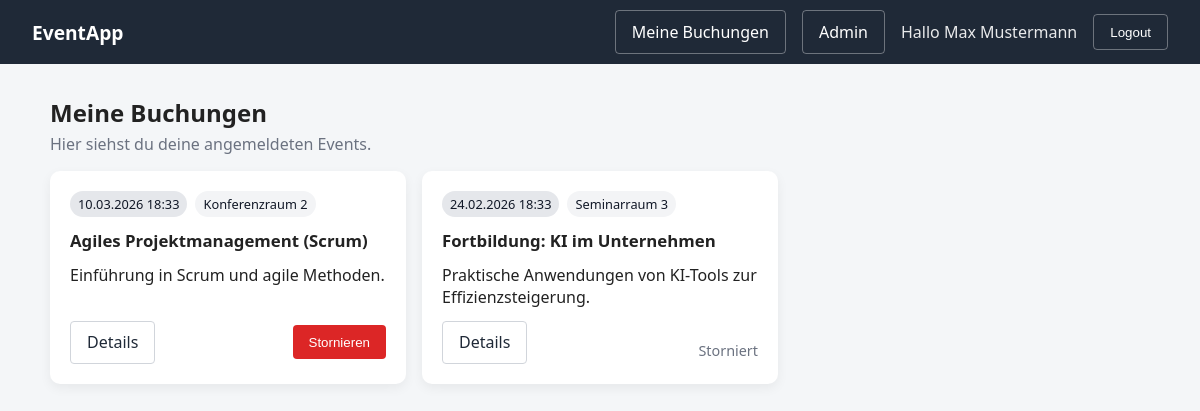
The app's page /bookings/mine (signed in), older data.
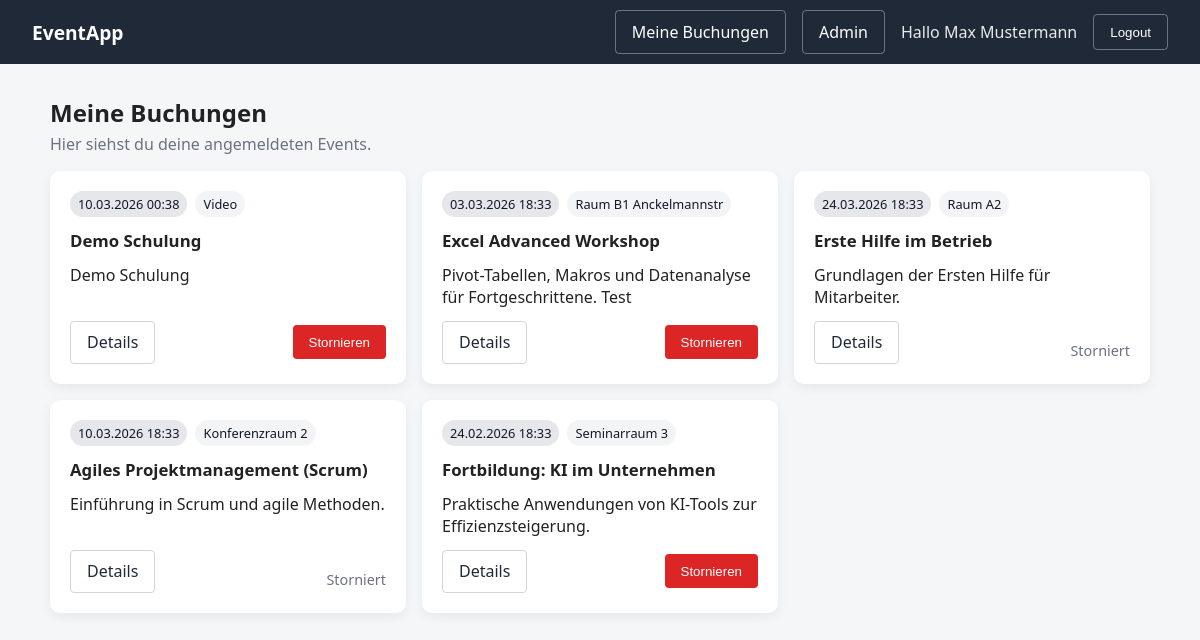
The same page, newer data.
### app/models.py (models this page shows)
class User(Base):
    __tablename__ = "users"
    id = Column(Integer, primary_key=True)
    name = Column(String, nullable=False)
    email = Column(String, unique=True, nullable=False, index=True)
    password_hash = Column(String, nullable=False)
    role = Column(String, default="user", nullable=False)
    created_at = Column(DateTime, default=datetime.utcnow)
    bookings = relationship("Booking", back_populates="user")

class Booking(Base):
    __tablename__ = "bookings"
    __table_args__ = (UniqueConstraint("user_id", "event_id", name="unique_booking"),)
    id = Column(Integer, primary_key=True)
    user_id = Column(Integer, ForeignKey("users.id"), nullable=False)
    event_id = Column(Integer, ForeignKey("events.id"), nullable=False)
    booked_at = Column(DateTime, default=datetime.utcnow)
    status = Column(String, default="booked")  # booked|canceled
    user = relationship("User", back_populates="bookings")
    event = relationship("Event", back_populates="bookings")

class Event(Base):
    __tablename__ = "events"
    id = Column(Integer, primary_key=True)
    title = Column(String, nullable=False)
    description = Column(String)
    starts_at = Column(DateTime)
    ends_at = Column(DateTime)
    location = Column(String)
    max_participants = Column(Integer, default=0)
    is_active = Column(Boolean, default=True)
    created_at = Column(DateTime, default=datetime.utcnow)
    bookings = relationship("Booking", back_populates="event")

### app/routers/web/bookings.py (the view)
@router.get("/mine", response_class=HTMLResponse)
def my_bookings(
    request: Request,
    db: Session = Depends(get_db),
    user = Depends(get_current_user),
):
    bookings = booking_service.get_user_bookings(db, user.id)
    return templates.TemplateResponse(
        "my_bookings.html",
        {
            "request": request,
            "bookings": bookings,
            "user": user
        }
    )

### templates/my_bookings.html (shortened to what this page needs)
{% extends "base.html" %}
{% block content %}
<div class="container-wide">
<section class="page-header">
  <h1>Meine Buchungen</h1>
  <p class="muted">Hier siehst du deine angemeldeten Events.</p>
</section>
{% if bookings %}
  <div class="card-grid">
    {% for b in bookings %}
      <article class="event-card">
        <div class="event-meta">
          {% if b.event.starts_at %}
            <div class="pill">
              {{ b.event.starts_at.strftime("%d.%m.%Y %H:%M") }}
            </div>
          {% endif %}
          {% if b.event.location %}
            <div class="pill pill-light">
              {{ b.event.location }}
            </div>
          {% endif %}
        </div>
        <h2 class="event-title">{{ b.event.title }}</h2>
        <p class="event-desc">
          {{ b.event.description or "Keine Beschreibung vorhanden." }}
        </p>
        <div class="event-actions">
          <a class="btn-link" href="/events/{{ b.event.id }}">
            Details
          </a>
          {% if b.status == "booked" %}
            <form method="post" action="/bookings/{{ b.id }}/cancel">
              <button class="btn-danger btn-small" type="submit">
                Stornieren
              </button>
            </form>
          {% else %}
            <span class="muted small">Storniert</span>
          {% endif %}
        </div>
      </article>
    {% endfor %}
  </div>
{% else %}
  <section class="card">
    <p class="muted">Du hast noch keine Buchungen.</p>
  </section>
  </div>
{% endif %}
{% endblock %}

### templates/base.html (shortened to what this page needs)
<!doctype html>
<html lang="de">
  <head>
    <link rel="stylesheet" href="/static/styles.css" />
  </head>
  <body>
    <header class="navbar">
      <div class="nav-full">
        <a href="/" class="logo">EventApp</a>
        <nav class="nav-links">
          {% if user %}
          <a class="btn-link" href="/bookings/mine"> Meine Buchungen </a>
          {% if user.role == "admin" %}
          <a class="btn-link" href="/admin/events"> Admin </a>
          {% endif %}
          <span class="nav-user">Hallo {{ user.name }}</span>
          <form method="post" action="/auth/logout" class="nav-form">
            <button class="btn-link" type="submit">Logout</button>
          </form>
          {% else %}
          <a class="btn-link" href="/auth/login">Login</a>
          <a class="btn-primary btn-small" href="/auth/register"
            >Registrieren</a
          >
          {% endif %}
        </nav>
      </div>
    </header>
    <main>{% block content %}{% endblock %}</main>
  </body>
</html>

### static/styles.css (style rules this page uses)
body { font-family: system-ui, sans-serif; margin: 0; background: #f4f6f8; color: #222; padding-top: 64px; }
.container-wide { max-width: 1100px; margin: 2rem auto; padding: 0 1.5rem; }
.navbar { position: fixed; top: 0; left: 0; right: 0; z-index: 1000; background: #1f2937; color: white; height: 64px; display: flex; align-items: center; }
.nav-full { width: 100%; padding: 0 2rem; display: flex; align-items: center; justify-content: space-between; }
.navbar .btn-link { background: transparent; border: 1px solid rgba(255,255,255,0.35); color: white; }
.logo { font-weight: 700; font-size: 1.2rem; text-decoration: none; color: white; }
.nav-links { display: flex; align-items: center; gap: 1rem; }
.nav-user { opacity: 0.9; }
.nav-form { margin: 0; }
.btn-link { background: transparent; border: 1px solid #d1d5db; color: #1f2937; padding: 0.6rem 1rem; border-radius: 4px; text-decoration: none; }
.btn-small { padding: 0.45rem 0.75rem; }
.small { font-size: 0.9rem; margin-top: 1rem; }
.muted { color: #6b7280; }
.page-header { margin-bottom: 1rem; }
.page-header h1 { margin: 0; }
.page-header p { margin: 0.25rem 0 0; }
.card-grid { display: grid; grid-template-columns: repeat(3, 1fr); gap: 1rem; }
.event-card { background: white; padding: 1.25rem; border-radius: 10px; box-shadow: 0 4px 12px rgba(0, 0, 0, 0.06); display: flex; flex-direction: column; gap: 0.75rem; }
.event-meta { display: flex; gap: 0.5rem; flex-wrap: wrap; }
.pill { font-size: 0.8rem; padding: 0.25rem 0.5rem; border-radius: 999px; background: #e5e7eb; color: #111827; }
.pill-light { background: #f3f4f6; }
.event-title { font-size: 1.05rem; margin: 0; }
.event-desc { margin: 0; line-height: 1.4; }
.event-actions { display: flex; justify-content: space-between; align-items: center; margin-top: auto; }
.btn-danger { background: #dc2626; color: white; border: none; padding: 0.6rem 1rem; border-radius: 4px; cursor: pointer; }

Row changes from the older to the newer data that the page shows:
added Booking: event.starts_at "10.03.2026 00:38", event.location "Video", event "Demo Schulung"
added Booking: event.starts_at "03.03.2026 18:33", event.location "Raum B1 Anckelmannstr", event "Excel Advanced Workshop", event "Pivot-Tabellen, Makros und Datenanalyse für Fortgeschrittene. Test"
added Booking: event.starts_at "24.03.2026 18:33", event.location "Raum A2", event "Erste Hilfe im Betrieb", event "Grundlagen der Ersten Hilfe für Mitarbeiter.", status "Storniert"
changed Booking "Agiles Projektmanagement (Scrum)": status "Stornieren" → "Storniert"
changed Booking "Fortbildung: KI im Unternehmen": status "Storniert" → "Stornieren"
